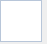
<?xml version="1.0" encoding="UTF-8"?>
<ui version="4.0">
 <class>ParticipantWidget</class>
 <widget class="QWidget" name="ParticipantWidget">
  <property name="geometry">
   <rect>
    <x>0</x>
    <y>0</y>
    <width>47</width>
    <height>44</height>
   </rect>
  </property>
  <property name="minimumSize">
   <size>
    <width>47</width>
    <height>44</height>
   </size>
  </property>
  <property name="maximumSize">
   <size>
    <width>47</width>
    <height>44</height>
   </size>
  </property>
  <property name="styleSheet">
   <string>QLabel#avatar {
	border: 1px solid #b8c6d9;
	background-color: #ffffff;
}</string>
  </property>
  <widget class="QLabel" name="avatar">
   <property name="geometry">
    <rect>
     <x>0</x>
     <y>0</y>
     <width>42</width>
     <height>42</height>
    </rect>
   </property>
   <property name="autoFillBackground">
    <bool>false</bool>
   </property>
   <property name="pixmap">
    <pixmap resource="../main.qrc">:/gui/gfx/default-avatar.png</pixmap>
   </property>
   <property name="scaledContents">
    <bool>true</bool>
   </property>
  </widget>
  <widget class="QLabel" name="indicator">
   <property name="geometry">
    <rect>
     <x>34</x>
     <y>33</y>
     <width>11</width>
     <height>11</height>
    </rect>
   </property>
   <property name="pixmap">
    <pixmap resource="../main.qrc">:/gui/icons/user-online.png</pixmap>
   </property>
   <property name="scaledContents">
    <bool>true</bool>
   </property>
  </widget>
 </widget>
 <resources>
  <include location="../main.qrc"/>
 </resources>
 <connections/>
</ui>
